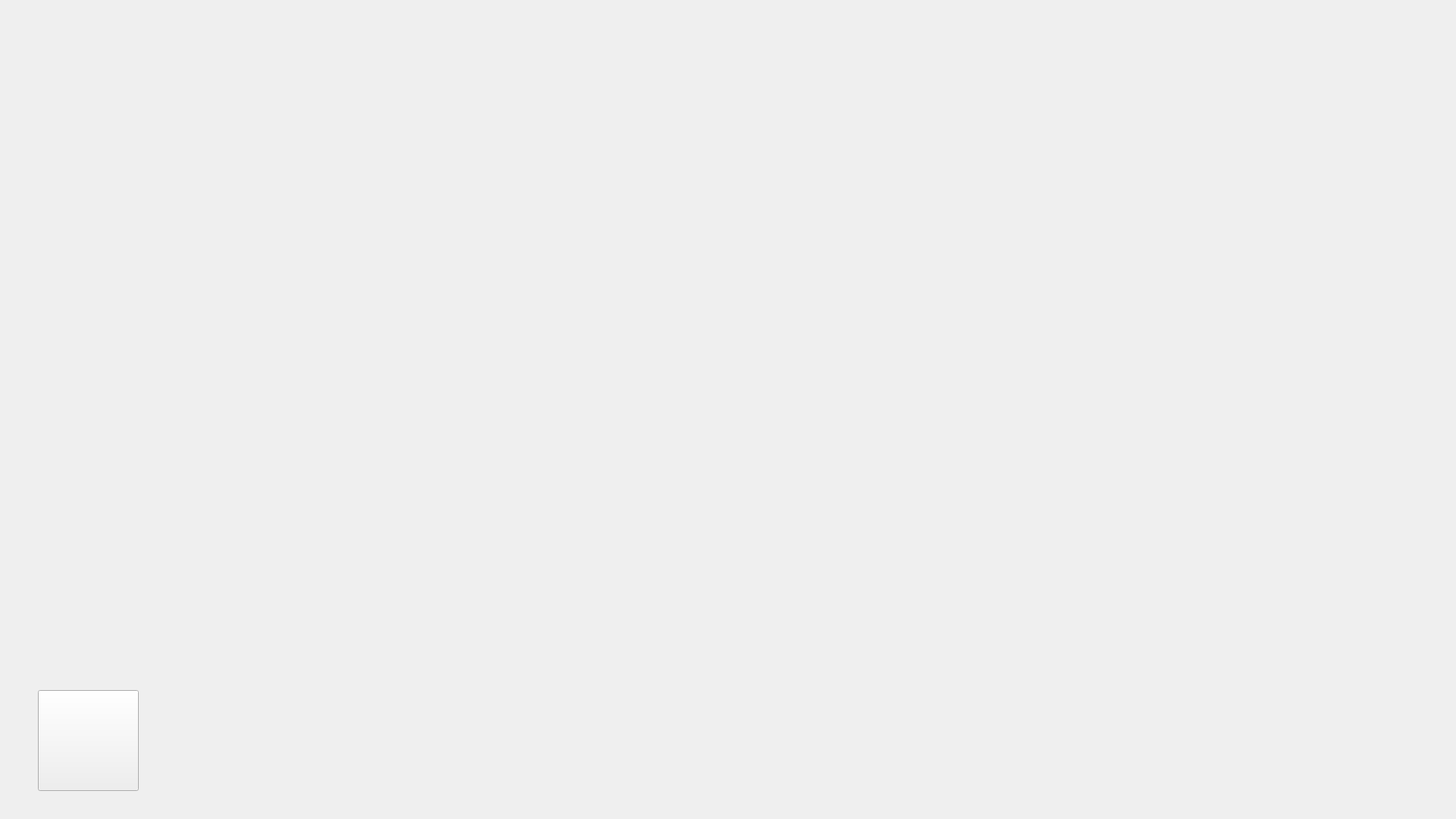
<?xml version="1.0" encoding="UTF-8"?>
<ui version="4.0">
 <class>LevelChooseDialog</class>
 <widget class="QDialog" name="LevelChooseDialog">
  <property name="geometry">
   <rect>
    <x>0</x>
    <y>0</y>
    <width>1920</width>
    <height>1080</height>
   </rect>
  </property>
  <property name="windowTitle">
   <string>Human Resource Machine</string>
  </property>
  <widget class="QLabel" name="label">
   <property name="geometry">
    <rect>
     <x>0</x>
     <y>0</y>
     <width>1920</width>
     <height>1080</height>
    </rect>
   </property>
   <property name="text">
    <string/>
   </property>
   <property name="pixmap">
    <pixmap>resources/bg.png</pixmap>
   </property>
  </widget>
  <widget class="QPushButton" name="level1_btn">
   <property name="geometry">
    <rect>
     <x>490</x>
     <y>200</y>
     <width>1048</width>
     <height>145</height>
    </rect>
   </property>
   <property name="styleSheet">
    <string notr="true">border:0px;</string>
   </property>
   <property name="text">
    <string/>
   </property>
  </widget>
  <widget class="QPushButton" name="level2_btn">
   <property name="geometry">
    <rect>
     <x>490</x>
     <y>400</y>
     <width>1048</width>
     <height>145</height>
    </rect>
   </property>
   <property name="styleSheet">
    <string notr="true">border:0px;</string>
   </property>
   <property name="text">
    <string/>
   </property>
  </widget>
  <widget class="QPushButton" name="level3_btn">
   <property name="geometry">
    <rect>
     <x>490</x>
     <y>620</y>
     <width>1048</width>
     <height>145</height>
    </rect>
   </property>
   <property name="styleSheet">
    <string notr="true">border:0px;</string>
   </property>
   <property name="text">
    <string/>
   </property>
  </widget>
  <widget class="QPushButton" name="level4_btn">
   <property name="geometry">
    <rect>
     <x>490</x>
     <y>820</y>
     <width>1048</width>
     <height>145</height>
    </rect>
   </property>
   <property name="styleSheet">
    <string notr="true">border:0px;</string>
   </property>
   <property name="text">
    <string/>
   </property>
  </widget>
  <widget class="QPushButton" name="about_btn">
   <property name="geometry">
    <rect>
     <x>50</x>
     <y>910</y>
     <width>133</width>
     <height>133</height>
    </rect>
   </property>
   <property name="text">
    <string/>
   </property>
  </widget>
 </widget>
 <resources/>
 <connections/>
</ui>
